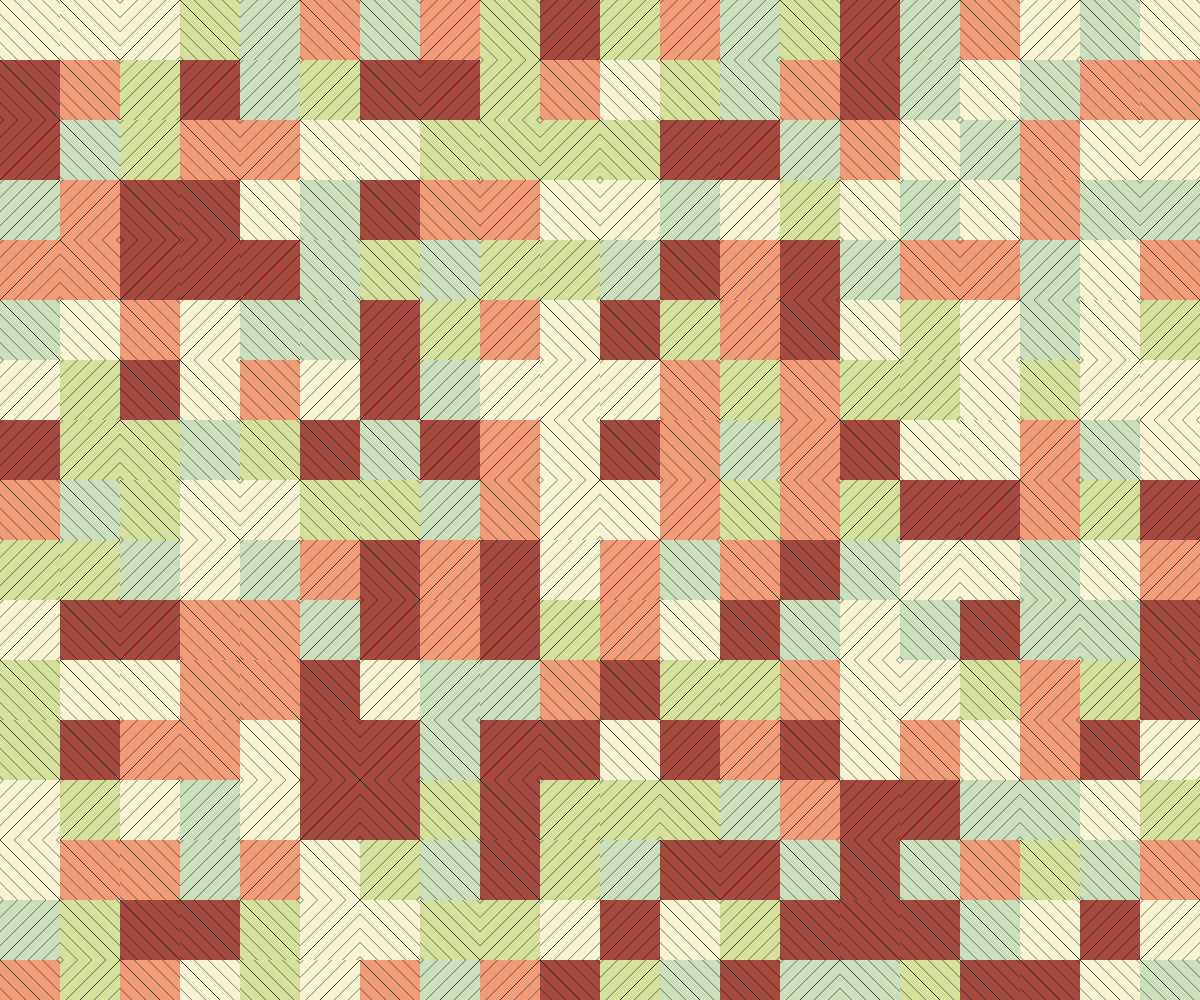
Frame 1 (no input)
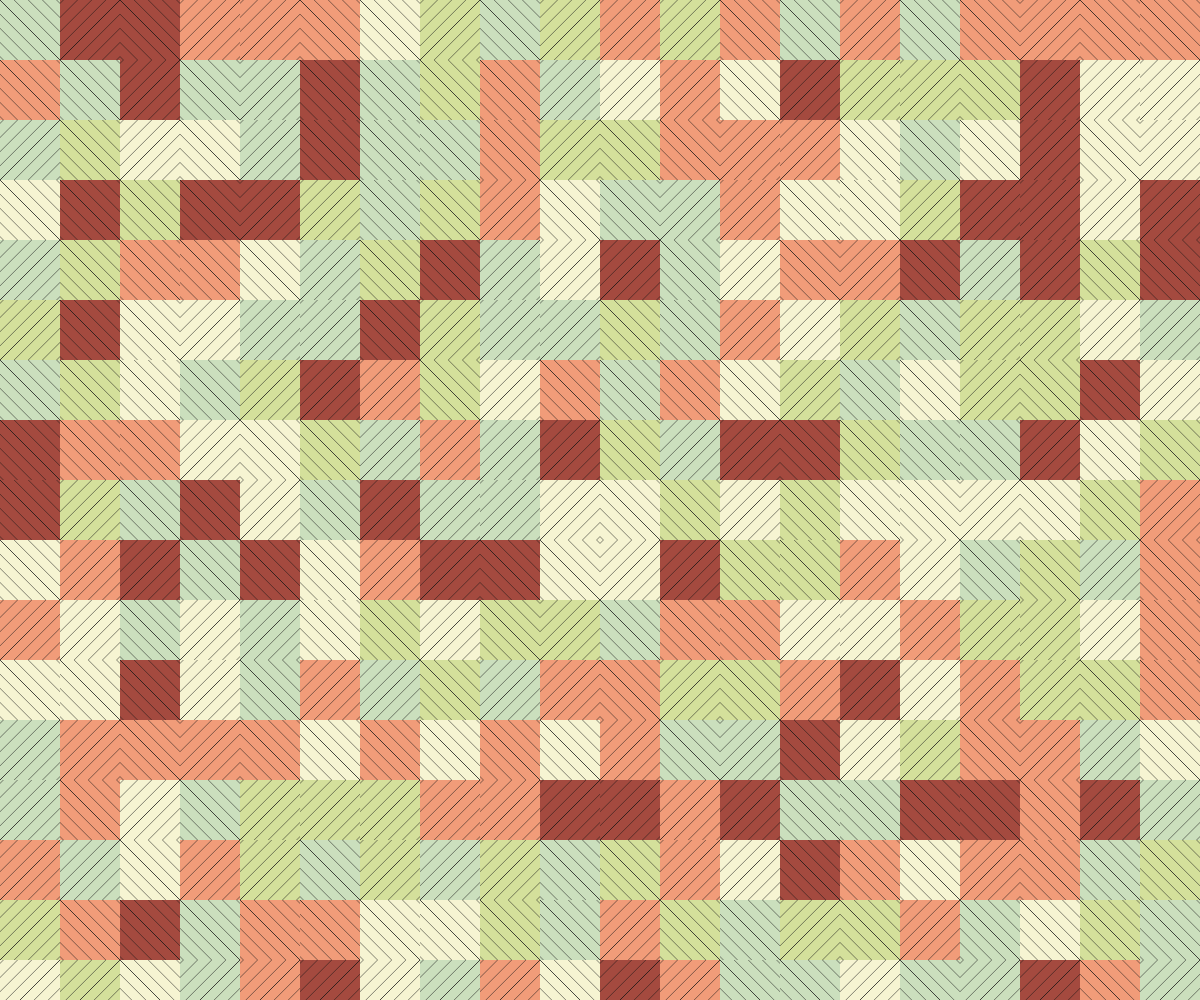
Frame 2 (the mouse pressed at the canvas centre, redrawn once)

The p5.js sketch that drew these frames (run headless with seeded random() and noise() and a simulated clock; the mouse was pressed at the canvas centre and the sketch redrawn once):

// p5.js sketch
// ── sketch.js
"use strict";

const palette = ["#D4E09B", "#F6F4D2", "#CBDFBD", "#F19C79", "#A44A3F"];

//==========
// p5.js

function setup(){
	createCanvas(windowWidth, windowHeight);
	noLoop();
}

function draw(){

	background(33);
	angleMode(DEGREES);
	rectMode(CENTER);

	let size = 60;
	let rows = height / size;
	let cols = width / size;

	noFill();
	stroke(255);
	strokeWeight(1);

	for(let r=0; r<rows; r++){
		for(let c=0; c<cols; c++){
			let pX = c * size;
			let pY = r * size;
			let rot = 45 + 90 * floor(random(4));
			drawGraphics(pX, pY, size, rot);
		}
	}
}

function drawGraphics(x, y, s, a){
	let gra = createGraphics(s, s);
	gra.angleMode(DEGREES);
	gra.rectMode(CENTER);

	gra.background(getColor());

	gra.push();
	gra.translate(s/2, s/2);
	gra.rotate(a);
	//gra.circle(0, 0, 10);

	gra.noFill();
	gra.stroke(22);
	gra.strokeWeight(0.5);
	let p = 10;
	let rows = s / p;
	for(let r=0; r<rows; r++){
		gra.line(-s, r*p, s, r*p);
		gra.line(-s, -r*p, s, -r*p);
	}
	gra.pop();

	image(gra, x, y);
}

function getColor(){
	let c = floor(random(palette.length));
	return palette[c];
}
